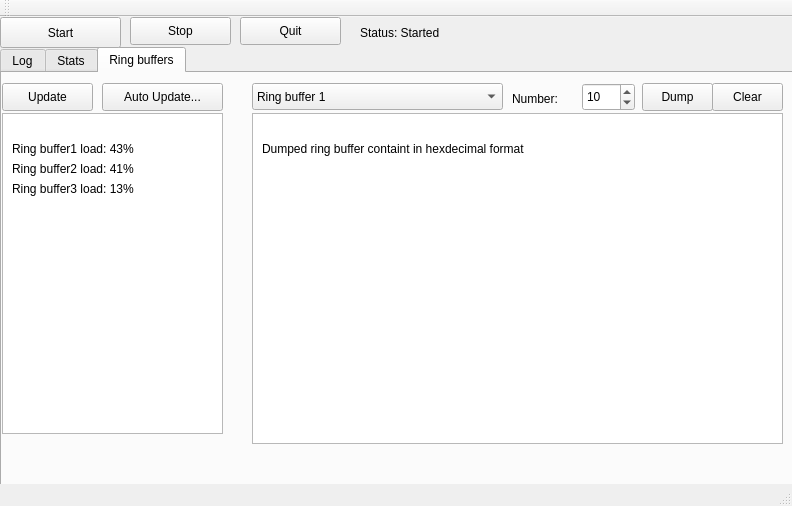
<?xml version="1.0" encoding="UTF-8"?>
<ui version="4.0">
 <class>MainWindow</class>
 <widget class="QMainWindow" name="MainWindow">
  <property name="geometry">
   <rect>
    <x>0</x>
    <y>0</y>
    <width>792</width>
    <height>506</height>
   </rect>
  </property>
  <property name="windowTitle">
   <string>MainWindow</string>
  </property>
  <widget class="QWidget" name="centralWidget">
   <widget class="QTabWidget" name="aaa">
    <property name="geometry">
     <rect>
      <x>0</x>
      <y>30</y>
      <width>831</width>
      <height>451</height>
     </rect>
    </property>
    <property name="currentIndex">
     <number>2</number>
    </property>
    <widget class="QWidget" name="tab">
     <attribute name="title">
      <string>Log</string>
     </attribute>
     <widget class="QTextBrowser" name="textBrowser">
      <property name="geometry">
       <rect>
        <x>0</x>
        <y>30</y>
        <width>781</width>
        <height>331</height>
       </rect>
      </property>
     </widget>
     <widget class="QLabel" name="label_2">
      <property name="geometry">
       <rect>
        <x>0</x>
        <y>0</y>
        <width>91</width>
        <height>31</height>
       </rect>
      </property>
      <property name="text">
       <string>Messages:</string>
      </property>
     </widget>
     <widget class="QPushButton" name="pushButton_4">
      <property name="geometry">
       <rect>
        <x>620</x>
        <y>0</y>
        <width>161</width>
        <height>28</height>
       </rect>
      </property>
      <property name="text">
       <string>Save to file...</string>
      </property>
     </widget>
    </widget>
    <widget class="QWidget" name="tab_2">
     <attribute name="title">
      <string>Stats</string>
     </attribute>
     <widget class="QLabel" name="label_3">
      <property name="geometry">
       <rect>
        <x>10</x>
        <y>10</y>
        <width>181</width>
        <height>31</height>
       </rect>
      </property>
      <property name="text">
       <string>Data rate:  98 KB/s</string>
      </property>
     </widget>
     <widget class="QLabel" name="label_4">
      <property name="geometry">
       <rect>
        <x>10</x>
        <y>40</y>
        <width>181</width>
        <height>31</height>
       </rect>
      </property>
      <property name="text">
       <string>Trigger rate:  45/s</string>
      </property>
     </widget>
     <widget class="QLabel" name="label_5">
      <property name="geometry">
       <rect>
        <x>10</x>
        <y>70</y>
        <width>181</width>
        <height>31</height>
       </rect>
      </property>
      <property name="text">
       <string>Free Disk:   450 GB</string>
      </property>
     </widget>
    </widget>
    <widget class="QWidget" name="tab_3">
     <attribute name="title">
      <string>Ring buffers</string>
     </attribute>
     <widget class="QTextBrowser" name="textBrowser_2">
      <property name="geometry">
       <rect>
        <x>0</x>
        <y>40</y>
        <width>221</width>
        <height>321</height>
       </rect>
      </property>
     </widget>
     <widget class="QLabel" name="label_6">
      <property name="geometry">
       <rect>
        <x>10</x>
        <y>60</y>
        <width>191</width>
        <height>31</height>
       </rect>
      </property>
      <property name="text">
       <string>Ring buffer1 load: 43%</string>
      </property>
     </widget>
     <widget class="QLabel" name="label_7">
      <property name="geometry">
       <rect>
        <x>10</x>
        <y>80</y>
        <width>191</width>
        <height>31</height>
       </rect>
      </property>
      <property name="text">
       <string>Ring buffer2 load: 41%</string>
      </property>
     </widget>
     <widget class="QLabel" name="label_8">
      <property name="geometry">
       <rect>
        <x>10</x>
        <y>100</y>
        <width>191</width>
        <height>31</height>
       </rect>
      </property>
      <property name="text">
       <string>Ring buffer3 load: 13%</string>
      </property>
     </widget>
     <widget class="QTextBrowser" name="textBrowser_3">
      <property name="geometry">
       <rect>
        <x>250</x>
        <y>40</y>
        <width>531</width>
        <height>331</height>
       </rect>
      </property>
     </widget>
     <widget class="QComboBox" name="comboBox">
      <property name="geometry">
       <rect>
        <x>250</x>
        <y>10</y>
        <width>251</width>
        <height>27</height>
       </rect>
      </property>
      <item>
       <property name="text">
        <string>Ring buffer 1</string>
       </property>
      </item>
      <item>
       <property name="text">
        <string>Ring buffer 2</string>
       </property>
      </item>
      <item>
       <property name="text">
        <string>Ring buffer 3</string>
       </property>
      </item>
     </widget>
     <widget class="QPushButton" name="pushButton_5">
      <property name="geometry">
       <rect>
        <x>640</x>
        <y>10</y>
        <width>71</width>
        <height>28</height>
       </rect>
      </property>
      <property name="text">
       <string>Dump</string>
      </property>
     </widget>
     <widget class="QLabel" name="label_9">
      <property name="geometry">
       <rect>
        <x>260</x>
        <y>60</y>
        <width>451</width>
        <height>31</height>
       </rect>
      </property>
      <property name="text">
       <string>Dumped ring buffer containt in hexdecimal format</string>
      </property>
     </widget>
     <widget class="QPushButton" name="pushButton_6">
      <property name="geometry">
       <rect>
        <x>0</x>
        <y>10</y>
        <width>91</width>
        <height>28</height>
       </rect>
      </property>
      <property name="text">
       <string>Update</string>
      </property>
     </widget>
     <widget class="QPushButton" name="pushButton_7">
      <property name="geometry">
       <rect>
        <x>100</x>
        <y>10</y>
        <width>121</width>
        <height>28</height>
       </rect>
      </property>
      <property name="text">
       <string>Auto Update...</string>
      </property>
     </widget>
     <widget class="QPushButton" name="pushButton_8">
      <property name="geometry">
       <rect>
        <x>710</x>
        <y>10</y>
        <width>71</width>
        <height>28</height>
       </rect>
      </property>
      <property name="text">
       <string>Clear</string>
      </property>
     </widget>
     <widget class="QSpinBox" name="spinBox">
      <property name="geometry">
       <rect>
        <x>580</x>
        <y>10</y>
        <width>53</width>
        <height>28</height>
       </rect>
      </property>
      <property name="value">
       <number>10</number>
      </property>
     </widget>
     <widget class="QLabel" name="label_10">
      <property name="geometry">
       <rect>
        <x>510</x>
        <y>10</y>
        <width>71</width>
        <height>31</height>
       </rect>
      </property>
      <property name="text">
       <string>Number:</string>
      </property>
     </widget>
    </widget>
   </widget>
   <widget class="QPushButton" name="pushButton">
    <property name="geometry">
     <rect>
      <x>0</x>
      <y>0</y>
      <width>121</width>
      <height>31</height>
     </rect>
    </property>
    <property name="text">
     <string>Start</string>
    </property>
   </widget>
   <widget class="QPushButton" name="pushButton_2">
    <property name="geometry">
     <rect>
      <x>130</x>
      <y>0</y>
      <width>101</width>
      <height>28</height>
     </rect>
    </property>
    <property name="text">
     <string>Stop</string>
    </property>
   </widget>
   <widget class="QPushButton" name="pushButton_3">
    <property name="geometry">
     <rect>
      <x>240</x>
      <y>0</y>
      <width>101</width>
      <height>28</height>
     </rect>
    </property>
    <property name="text">
     <string>Quit</string>
    </property>
   </widget>
   <widget class="QLabel" name="label">
    <property name="geometry">
     <rect>
      <x>360</x>
      <y>0</y>
      <width>141</width>
      <height>31</height>
     </rect>
    </property>
    <property name="text">
     <string>Status: Started</string>
    </property>
   </widget>
  </widget>
  <widget class="QMenuBar" name="menuBar">
   <property name="geometry">
    <rect>
     <x>0</x>
     <y>0</y>
     <width>792</width>
     <height>24</height>
    </rect>
   </property>
  </widget>
  <widget class="QToolBar" name="mainToolBar">
   <attribute name="toolBarArea">
    <enum>TopToolBarArea</enum>
   </attribute>
   <attribute name="toolBarBreak">
    <bool>false</bool>
   </attribute>
  </widget>
  <widget class="QStatusBar" name="statusBar"/>
 </widget>
 <layoutdefault spacing="6" margin="11"/>
 <resources/>
 <connections/>
</ui>
